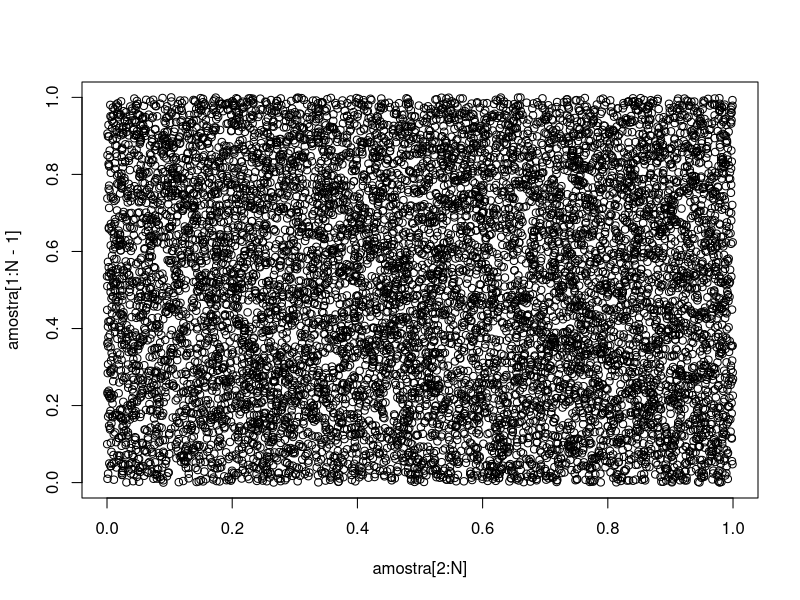
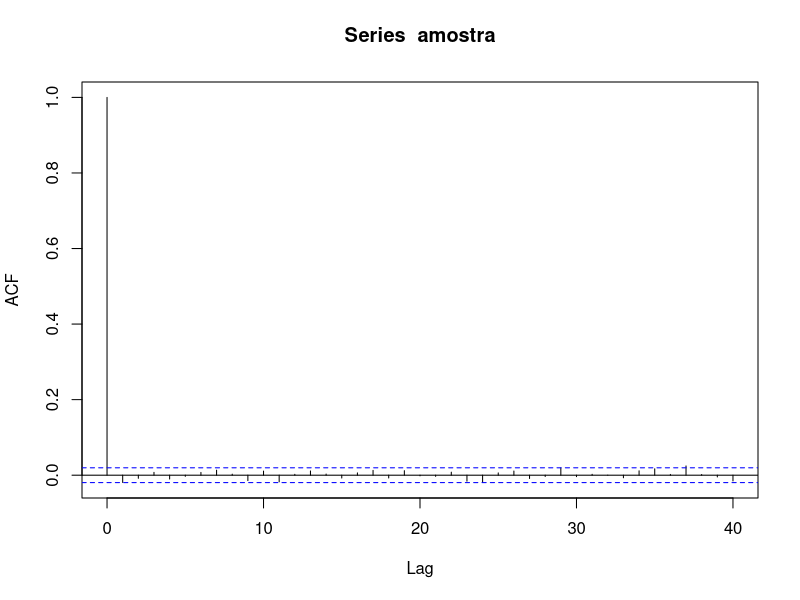
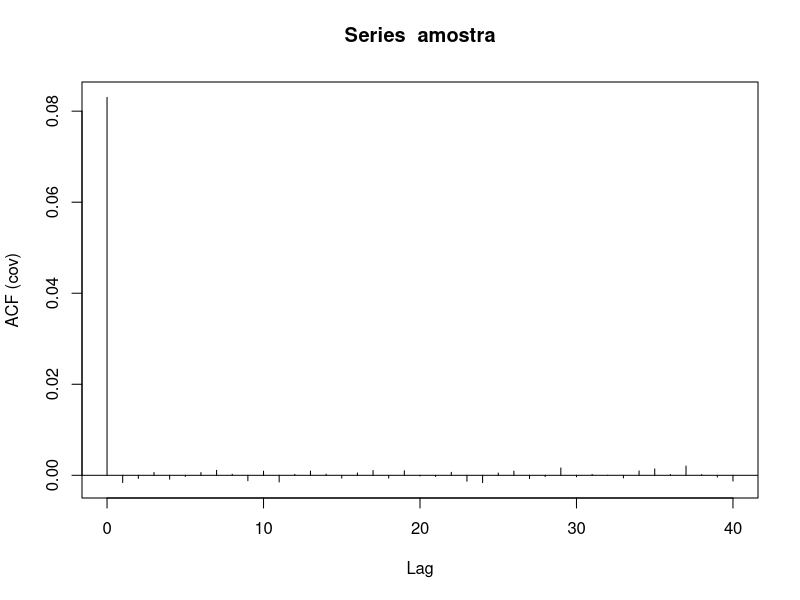

Source code (R) for these figures, in order: (Note: this script raises an error after producing the figures.)
set.seed(666)
N <- 1E4
amostra <- runif(N)

plot(amostra[2:N], amostra[1:N-1])

objeto <- acf(amostra)$acf
objeto2 <- acf(amostra, type = 'covariance')$acf

# gerador_congruencial <- function(x0 = 2, n = 3, m = 10, A = 103, B = 17){
#   xn <- x0
#   for(i in 1:(n-1)){
#     xn[i+1] <- (A*xn[i] + B) %% m
#   }
#   un = xn/m
#   return(list('Xn' = xn, 'Un' = un))
# }

gerador_congruencial <- function(x0 = 2, N = 10, m = 10, A = 103, B = 17){
  rec_xn <- function(x0_ = x0, N_ = N, m_ = m, A_ = A, B_ = B){
    if(N_ == 1){
      return((A_*x0_ + B_) %% m_)
    }
    return(c(x0_, (A_*rec_xn(x0_, N_-1, m_, A_, B_) + B_) %% m_))
  }
  xn <- rec_xn()
  un <- xn/m
  return(un)
}
gerador_congruencial(N = 750)

gerador_congruencial(x0 = 4, N = 1E3, A= 1644525, B = 1013904223, m=2E32)






